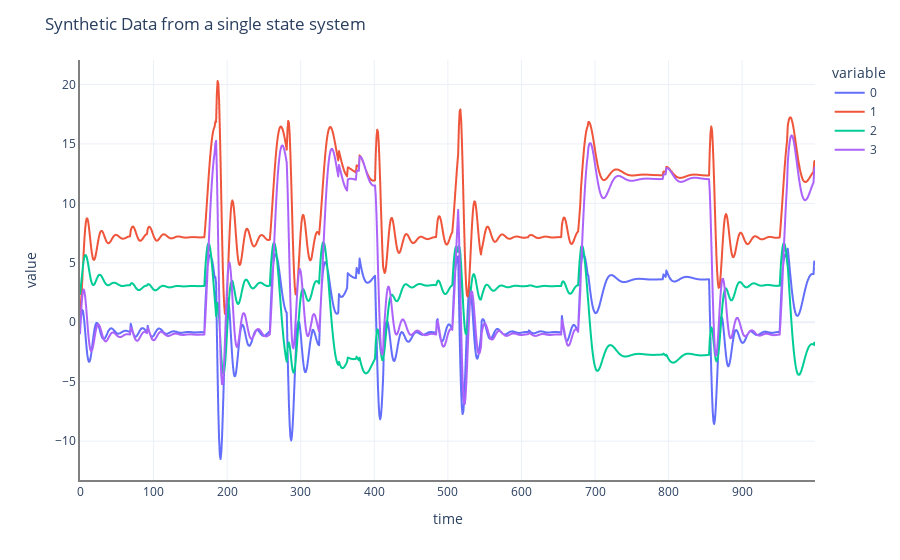

The code cell stored with this chart in its notebook:
### Code cell
config = {
  'toImageButtonOptions': {
    'format': 'png', # one of png, svg, jpeg, webp
    'filename': 'custom_image',
    'height': 500,
    'width': 1500,
    'scale':6 # Multiply title/legend/axis/canvas sizes by this factor
  }
}

# set theme of plotly
plotly_template = 'plotly_white'
px.defaults.template = plotly_template

fig3 = px.line(X.T,labels={'index':'time'}).update_layout(title='Synthetic Data from a single state system') #20210414_w7
fig3.update_xaxes(showline=True, linewidth=2, linecolor='grey')
fig3.update_yaxes(showline=True, linewidth=2, linecolor='grey')
fig3.show(config=config)

### Figure 1 — Plotly figure (JSON) as saved in the notebook; plotly's stock layout.template omitted (floating-point values rounded to 4 significant figures; data arrays with more than 128 entries replaced by an {"elided": "..."} marker saying what was removed)
{"data": [{"hovertemplate": "variable=0<br>time=%{x}<br>value=%{y}<extra></extra>", "legendgroup": "0", "line": {"color": "#636efa", "dash": "solid"}, "marker": {"symbol": "circle"}, "mode": "lines", "name": "0", "showlegend": true, "type": "scattergl", "x": {"elided": "1000 int values"}, "xaxis": "x", "y": {"elided": "1000 float values"}, "yaxis": "y"}, {"hovertemplate": "variable=1<br>time=%{x}<br>value=%{y}<extra></extra>", "legendgroup": "1", "line": {"color": "#EF553B", "dash": "solid"}, "marker": {"symbol": "circle"}, "mode": "lines", "name": "1", "showlegend": true, "type": "scattergl", "x": {"elided": "1000 int values"}, "xaxis": "x", "y": {"elided": "1000 float values"}, "yaxis": "y"}, {"hovertemplate": "variable=2<br>time=%{x}<br>value=%{y}<extra></extra>", "legendgroup": "2", "line": {"color": "#00cc96", "dash": "solid"}, "marker": {"symbol": "circle"}, "mode": "lines", "name": "2", "showlegend": true, "type": "scattergl", "x": {"elided": "1000 int values"}, "xaxis": "x", "y": {"elided": "1000 float values"}, "yaxis": "y"}, {"hovertemplate": "variable=3<br>time=%{x}<br>value=%{y}<extra></extra>", "legendgroup": "3", "line": {"color": "#ab63fa", "dash": "solid"}, "marker": {"symbol": "circle"}, "mode": "lines", "name": "3", "showlegend": true, "type": "scattergl", "x": {"elided": "1000 int values"}, "xaxis": "x", "y": {"elided": "1000 float values"}, "yaxis": "y"}], "layout": {"legend": {"title": {"text": "variable"}, "tracegroupgap": 0}, "margin": {"t": 60}, "title": {"text": "Synthetic Data from a single state system"}, "xaxis": {"anchor": "y", "domain": [0, 1], "linecolor": "grey", "linewidth": 2, "showline": true, "title": {"text": "time"}}, "yaxis": {"anchor": "x", "domain": [0, 1], "linecolor": "grey", "linewidth": 2, "showline": true, "title": {"text": "value"}}}}
